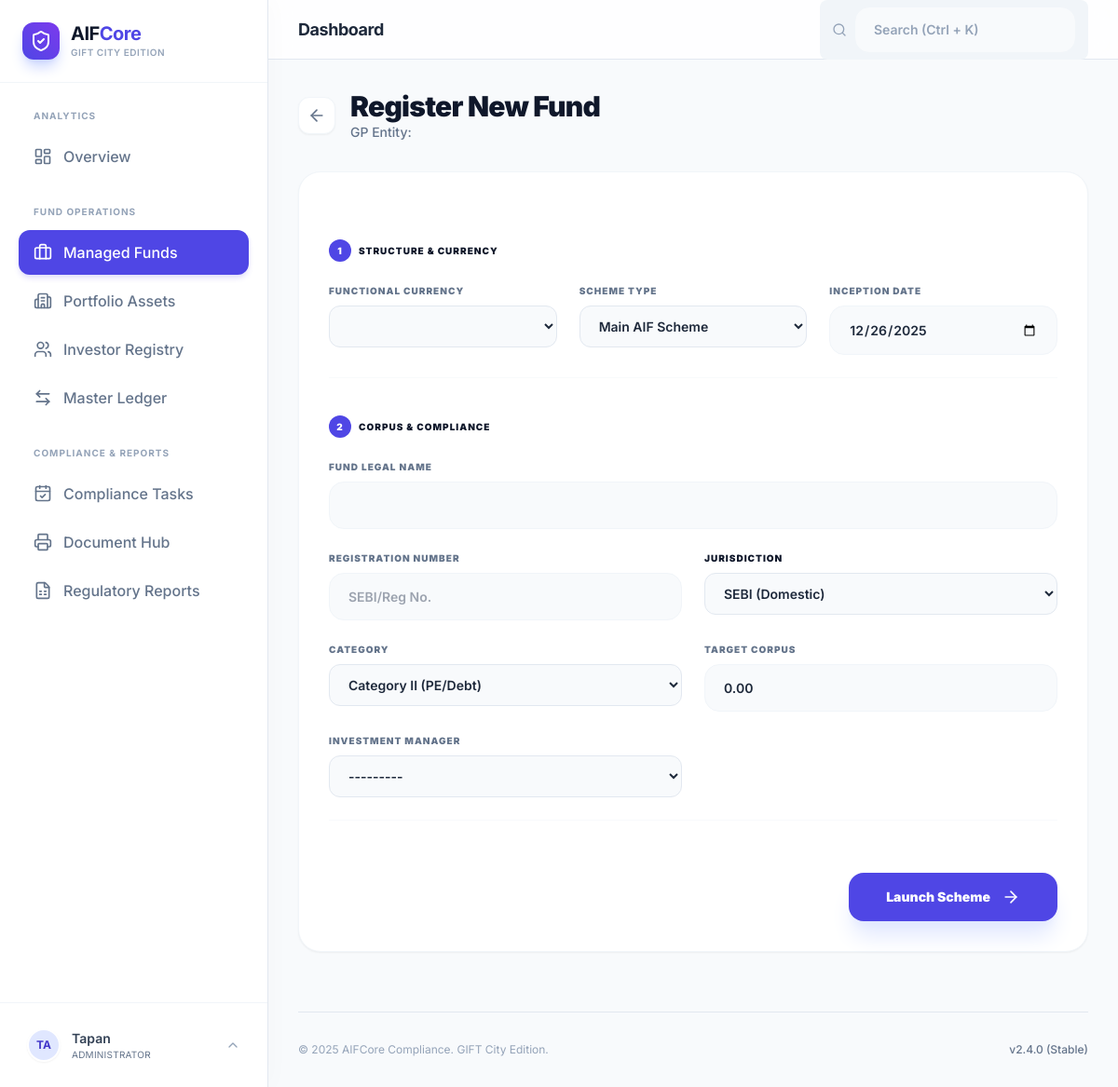
Before: /portal/funds/add/ (signed in) with the older database file.
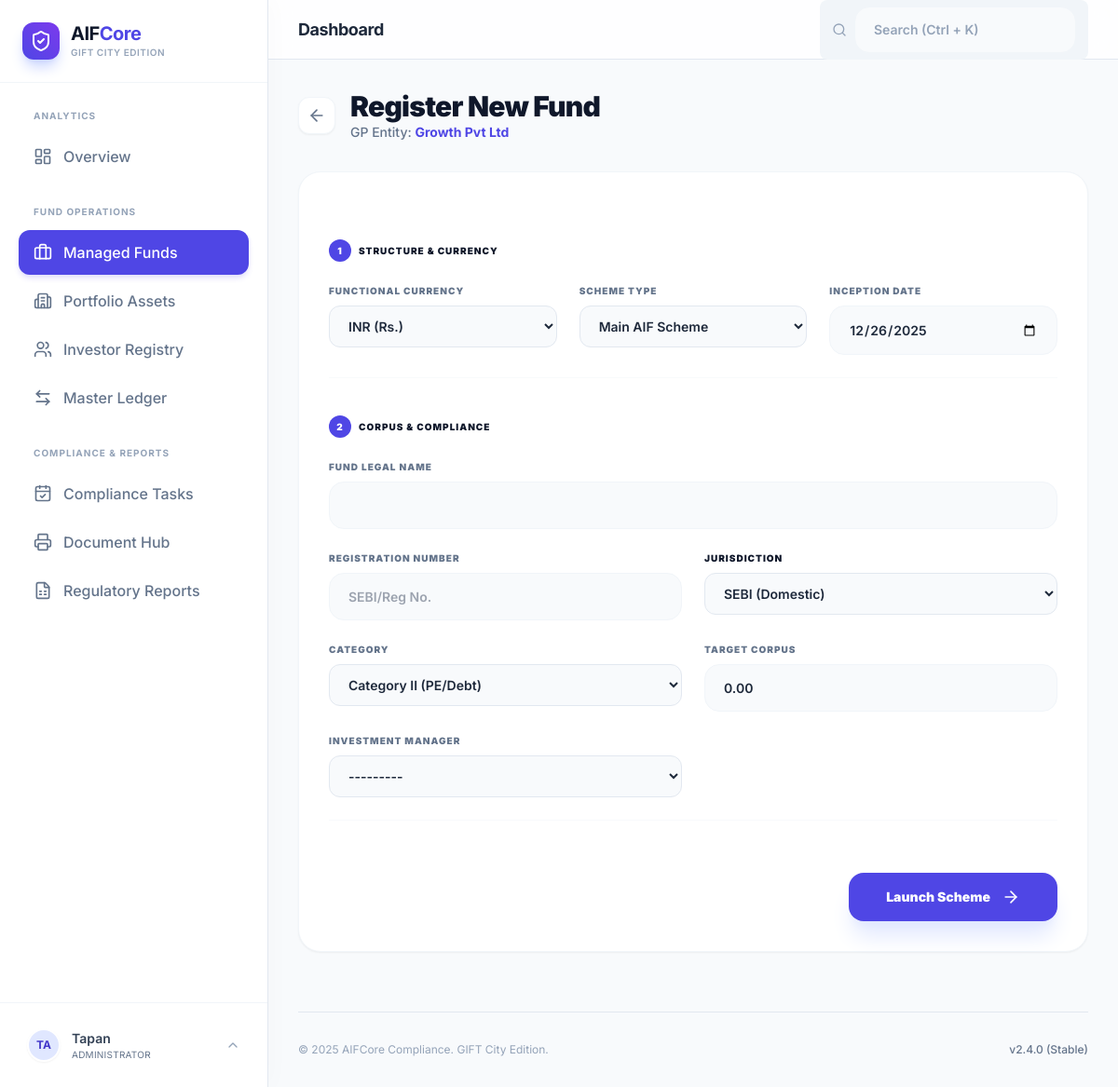
After: the same page with the newer database file.
### manager_entities/models.py (models this page shows)
class ManagerEntity(models.Model):
    name = models.CharField(max_length=255, unique=True)
    sebi_manager_registration_no = models.CharField(max_length=64, blank=True, null=True)
    cin = models.CharField(max_length=21, blank=True, null=True)
    pan = models.CharField(max_length=10, blank=True, null=True)
    gstin = models.CharField(max_length=15, blank=True, null=True)
    registered_address = models.TextField(blank=True, null=True)
    contact_email = models.EmailField(blank=True, null=True)
    contact_phone = models.CharField(max_length=20, blank=True, null=True)
    created_at = models.DateTimeField(auto_now_add=True)
    class Meta:
        ordering = ["name"]
        verbose_name = "Manager Entity"
        verbose_name_plural = "Manager Entities"
    def __str__(self): return self.name

### funds/views.py (the view)
# urls.py: path('add/', views.fund_add, name='fund_add'),
@login_required
def fund_add(request):
    manager_entity = get_current_manager_entity(request)
    if request.method == "POST":
        form = FundForm(request.POST)
        if form.is_valid():
            fund = form.save(commit=False)
            fund.manager_entity = manager_entity
            fund.slug = slugify(fund.name)
            fund.save()
            return render(request, "funds/fund_success.html", {"fund": fund})
    else:
        form = FundForm()
    return render(request, "funds/fund_add.html", {
        "form": form,
        "manager_entity": manager_entity,
        "title": "Launch New Fund"
    })

### funds/forms.py
class FundForm(forms.ModelForm):
    class Meta:
        model = Fund
        fields = [
            'name',
            'sebi_registration_number',
            'category',
            'date_of_inception',
            'corpus',
            'currency',
            'manager_entity',
            'scheme_type',
            'jurisdiction'
        ]
        widgets = {
            'date_of_inception': forms.DateInput(attrs={'type': 'date'}),
            'corpus': forms.NumberInput(attrs={'placeholder': 'Enter amount'}),
            'sebi_registration_number': forms.TextInput(attrs={'placeholder': 'SEBI/Reg No.'}),
        }
    def __init__(self, *args, **kwargs):
        super().__init__(*args, **kwargs)
        for field in self.fields:
            self.fields[field].widget.attrs.update({
                'class': 'w-full px-4 py-3 bg-slate-50 border border-slate-200 rounded-xl outline-none focus:border-indigo-500 transition-all'
            })

### currencies/models.py (called while the page is built)
    def __str__(self):
        return f"{self.code} ({self.symbol})"

### funds/views.py (called while the page is built)
def get_current_manager_entity(request):
    return ManagerEntity.objects.first()

### templates/funds/fund_add.html (shortened to what this page needs)
{% extends 'base.html' %}
{% block content %}
<div class="max-w-4xl mx-auto">
    <div class="flex items-center gap-4 mb-8">
        <a href="{% url 'funds:portal-funds' %}" class="w-10 h-10 flex items-center justify-center bg-white rounded-xl shadow-sm text-slate-500 hover:text-indigo-600 transition border border-slate-100">
            <i data-lucide="arrow-left" class="w-5 h-5"></i>
        </a>
        <div>
            <h1 class="text-3xl font-black text-slate-900 tracking-tight">Register New Fund</h1>
            <p class="text-slate-500 text-sm font-medium">GP Entity: <span class="text-indigo-600 font-bold">{{ manager_entity.name }}</span></p>
        </div>
    </div>
    <form class="bg-white rounded-3xl shadow-sm border border-slate-100 p-8 space-y-10" method="POST" onsubmit="return handleFormSubmit(this)">
        <div class="pb-6 border-b border-slate-50">
            <h3 class="text-[10px] font-black text-slate-900 uppercase tracking-widest mb-6 flex items-center gap-2">
                <span class="w-6 h-6 bg-indigo-600 text-white flex items-center justify-center rounded-full text-[10px]">1</span> Structure & Currency
            </h3>
            <div class="grid grid-cols-1 md:grid-cols-3 gap-6">
                <div>
                    <label class="block text-[10px] font-black text-slate-500 uppercase tracking-widest mb-2">Functional Currency</label>
                    {{ form.currency }}
                </div>
                <div>
                    <label class="block text-[10px] font-black text-slate-500 uppercase tracking-widest mb-2">Scheme Type</label>
                    {{ form.scheme_type }}
                </div>
                <div>
                    <label class="block text-[10px] font-black text-slate-500 uppercase tracking-widest mb-2">Inception Date</label>
                    {{ form.date_of_inception }}
                </div>
            </div>
        </div>
        <div class="pb-6 border-b border-slate-50">
            <h3 class="text-[10px] font-black text-slate-900 uppercase tracking-widest mb-6 flex items-center gap-2">
                <span class="w-6 h-6 bg-indigo-600 text-white flex items-center justify-center rounded-full text-[10px]">2</span> Corpus & Compliance
            </h3>
            <div class="grid grid-cols-1 md:grid-cols-2 gap-6">
                <div class="col-span-2">
                    <label class="block text-[10px] font-black text-slate-500 uppercase tracking-widest mb-2">Fund Legal Name</label>
                    {{ form.name }}
                </div>
                <div>
                    <label class="block text-[10px] font-black text-slate-500 uppercase tracking-widest mb-2">Registration Number</label>
                    {{ form.sebi_registration_number }}
                </div>
<div>
    <label class="block text-[10px] font-black text-secondary uppercase tracking-widest mb-2">Jurisdiction</label>
    {{ form.jurisdiction }}
</div>
                <div>
                    <label class="block text-[10px] font-black text-slate-500 uppercase tracking-widest mb-2">Category</label>
                    {{ form.category }}
                </div>
                <div>
                    <label class="block text-[10px] font-black text-slate-500 uppercase tracking-widest mb-2">Target Corpus</label>
                    {{ form.corpus }}
                </div>
                <div>
                    <label class="block text-[10px] font-black text-slate-500 uppercase tracking-widest mb-2">Investment Manager</label>
                    {{ form.manager_entity }}
                </div>
            </div>
        </div>
        <div class="flex justify-end pt-4">
            <button type="submit" id="submitBtn" class="bg-indigo-600 text-white px-10 py-4 rounded-2xl font-black text-sm shadow-xl shadow-indigo-100 hover:bg-indigo-700 transition flex items-center gap-3 group">
                <span>Launch Scheme</span>
                <i data-lucide="arrow-right" class="w-5 h-5 group-hover:translate-x-1 transition-transform"></i>
            </button>
        </div>
    </form>
</div>
{% endblock %}

Changed rows visible on the page:
added ManagerEntity: name "Growth Pvt Ltd"
Other visible differences:
form field currency: (not shown) → "INR (Rs.)"
